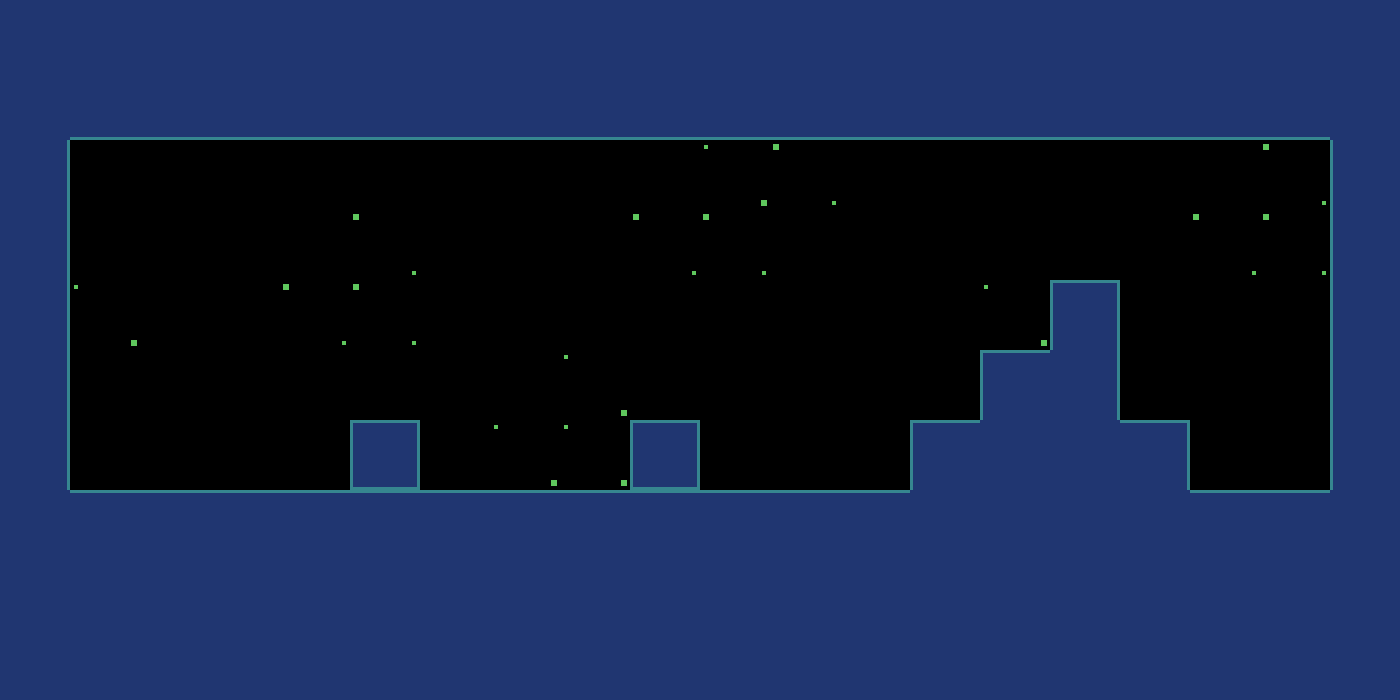

This is a level from a 2D game, rendered from its Tiled map with the project's own tilesets. A one-line summary and the complete map file follow:
An orthogonal 20x10 tile map with 70x70 px tiles, 2 tile layers (fondo, bordes) and 7 objects (4x muro, 3x bloqueS).

<map version="1.8" tiledversion="1.8.2" orientation="orthogonal" renderorder="right-down" width="20" height="10" tilewidth="70" tileheight="70" infinite="0" nextlayerid="5" nextobjectid="25">
 <editorsettings>
  <export target="nivel0.tmj" format="json" />
 </editorsettings>
 <tileset firstgid="1" source="../../assets/imgs/interfaces/conjunto_patrones.tsx" />
 <layer id="2" name="fondo" width="20" height="10">
  <data encoding="csv">
19,19,19,19,19,19,19,19,19,19,19,19,19,19,19,19,19,19,19,19,
19,19,19,19,19,19,19,19,19,19,19,19,19,19,19,19,19,19,19,19,
19,19,19,19,19,19,19,19,19,19,21,20,19,19,19,19,19,19,20,19,
19,19,19,19,19,20,19,19,19,20,20,19,19,19,19,19,19,20,20,19,
21,21,19,19,20,20,19,19,19,19,19,19,19,19,21,21,19,19,19,19,
21,19,19,19,19,19,19,19,21,19,19,19,19,19,21,19,19,19,19,19,
19,19,19,19,19,19,19,21,21,21,19,19,19,19,19,19,19,19,19,19,
19,19,19,19,19,19,19,19,19,21,19,19,19,19,19,19,19,19,19,19,
19,19,19,19,19,19,19,19,19,19,19,19,19,19,19,19,19,19,19,19,
19,19,19,19,19,19,19,19,19,19,19,19,19,19,19,19,19,19,19,19
</data>
 </layer>
 <layer id="1" name="bordes" width="20" height="10">
  <data encoding="csv">
29,29,29,29,29,29,29,29,29,29,29,29,29,29,29,29,29,29,29,29,
29,23,23,23,23,23,23,23,23,23,23,23,23,23,23,23,23,23,23,29,
14,0,0,0,0,0,0,0,0,0,0,0,0,0,0,0,0,0,0,22,
14,0,0,0,0,0,0,0,0,0,0,0,0,0,0,0,0,0,0,22,
14,0,0,0,0,0,0,0,0,0,0,0,0,0,0,3,0,0,0,22,
14,0,0,0,0,0,0,0,0,0,0,0,0,0,12,14,0,0,0,22,
14,0,0,0,0,28,0,0,0,28,0,0,0,12,29,29,11,0,0,22,
29,13,13,13,13,13,13,13,13,13,13,13,13,29,29,29,29,13,13,29,
29,29,29,29,29,29,29,29,29,29,29,29,29,29,29,29,29,29,29,29,
29,29,29,29,29,29,29,29,29,29,29,29,29,29,29,29,29,29,29,29
</data>
 </layer>
 <objectgroup id="3" name="muros">
  <object id="8" name="pared" type="muro" x="0" y="492" width="1400" height="270" />
  <object id="9" name="pared" type="muro" x="2" y="-131" width="1400" height="270" />
  <object id="12" name="pared" type="muro" x="4" y="138" width="62" height="352" />
  <object id="13" name="pared" type="muro" x="1332" y="138" width="68" height="354" />
 </objectgroup>
 <objectgroup id="4" name="muros2">
  <object id="20" type="bloqueS" gid="28" x="749" y="491" width="70" height="70" />
  <object id="21" type="bloqueS" gid="28" x="431" y="341" width="194" height="36" />
  <object id="24" type="bloqueS" gid="28" x="1213" y="489" width="70" height="70" />
 </objectgroup>
</map>